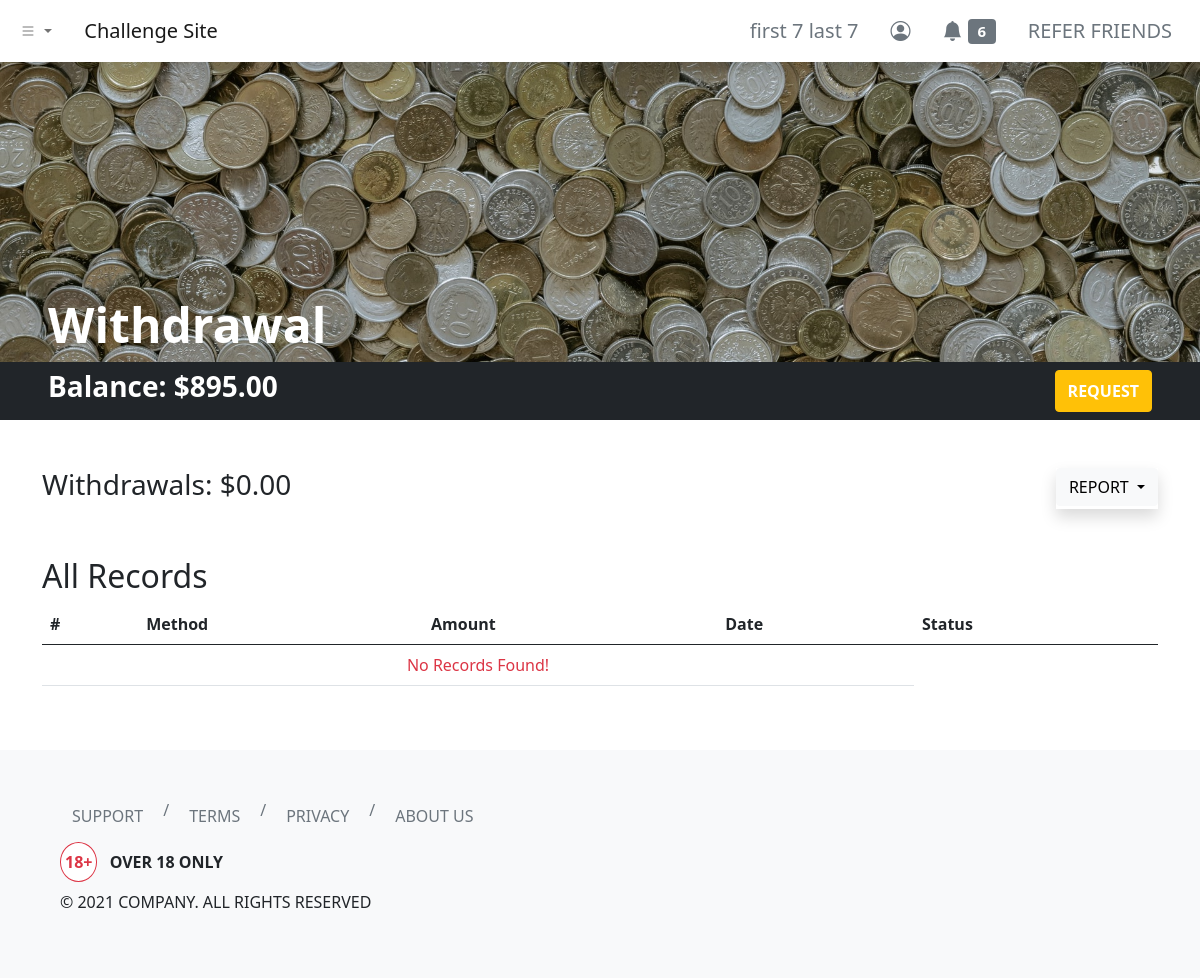
Page /dashboard/withdrawal/index.php (signed in) on the earlier database version.
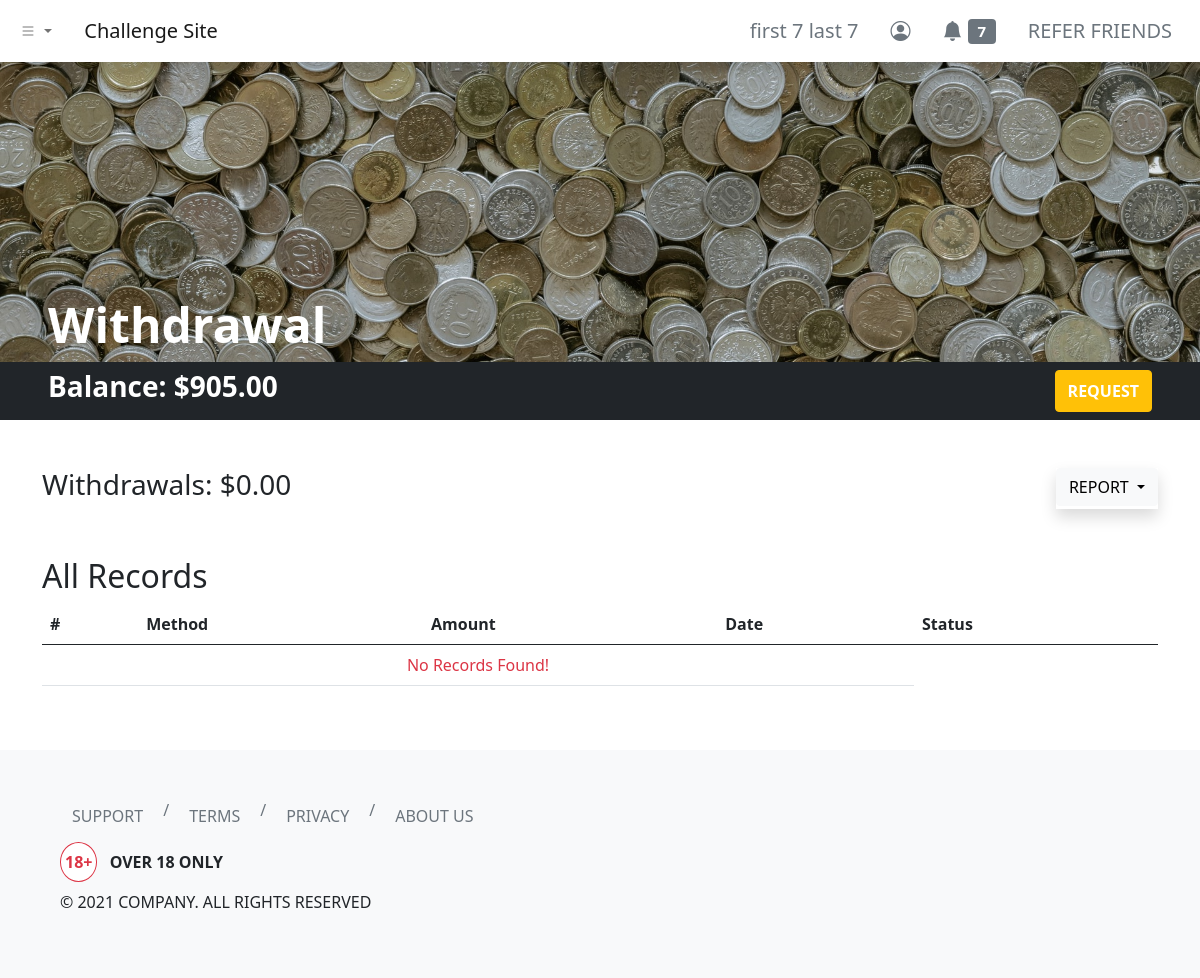
Same page on the later database version.
### tables this page shows
CREATE TABLE `users` (
  `id` int(11) NOT NULL,
  `username` varchar(255) NOT NULL,
  `first_name` varchar(255) NOT NULL,
  `last_name` varchar(255) NOT NULL,
  `email` varchar(255) NOT NULL,
  `user_password` varchar(255) NOT NULL,
  `balance` decimal(65,30) UNSIGNED NOT NULL DEFAULT 0.000000000000000000000000000000,
  `skill_points` int(11) NOT NULL
);

### dashboard/withdrawal/index.php (the view, shortened to what the changed rows need)
<?php
include '../../header.php';
?>
<link rel="stylesheet" href="./index.css">
<div class="hero bg-dark d-flex align-items-end px-5">
    <h1 class="text-white display-5 fw-bold">Withdrawal</h1>
</div>
<div class="container-fluid bg-dark py-2 px-5">
    <div class="row">
        <div class="col d-flex justify-content-between">
            <h3 class="text-white fw-bold">Balance:
                <?php
                include_once '../../php-apis/db-config.php';
                $user_id = $_SESSION['id'];
                $sql3 = "SELECT * FROM users WHERE id=$user_id";
                $result3 = mysqli_query($conn, $sql3);
                if (mysqli_num_rows($result3) > 0) {
                    while ($row3 = mysqli_fetch_assoc($result3)) {
                        echo '$' . number_format($row3['balance'], 2, '.', '');
                    }
                } else {
                    header("Location: ../../php-apis/logout.php");
                    die();
                }
                ?>
            </h3>
            <button type="button" class="btn btn-warning text-uppercase text-white fw-bold" data-bs-toggle="modal" data-bs-target="#withdrawalModal">
                Request
            </button>
        </div>
    </div>
</div>
<div class="container my-5">
    <div class="row">
        <div class="col">
            <h2 class="text-capitalize"><?php echo (isset($_GET['report-filter']) && !empty($_GET['report-filter'])) ? (str_replace("-", " ", mysqli_real_escape_string($conn, clean_input($_GET['report-filter'])))) : ("All") ?> Records</h2>
            <table class="table">
                <thead>
                    <tr>
                        <th scope="col">#</th>
                        <th scope="col">Method</th>
                        <th scope="col">Amount</th>
                        <th scope="col">Date</th>
                        <th scope="col">Status</th>
                    </tr>
                </thead>
            </table>
        </div>
    </div>
</div>
<?php
include '../../footer.php';
?>

### header.php (shortened to what the changed rows need)
<?php
function urlPrefix()
{
    if (basename(getcwd()) === basename(__DIR__)) {
        return './';
    } elseif (basename(dirname(getcwd())) === basename(__DIR__)) {
        return '../';
    } elseif (basename(dirname(dirname(getcwd()))) === basename(__DIR__)) {
        return '../../';
    } elseif (basename(dirname(dirname(dirname(getcwd())))) === basename(__DIR__)) {
        return '../../../';
    } else {
        return './';
    }
}
?>
<!DOCTYPE html>
<html lang="en">
<head>
    <link href="https://cdn.jsdelivr.net/npm/bootstrap@5.0.0-beta2/dist/css/bootstrap.min.css" rel="stylesheet">
    <link rel="stylesheet" href="https://cdn.jsdelivr.net/npm/bootstrap-icons@1.3.0/font/bootstrap-icons.css">
</head>
<body>
    <nav class="navbar navbar-expand-sm navbar-light bg-white shadow">
        <div class="container-fluid">
            <div class="collapse navbar-collapse" id="navbarNavDropdown">
                <ul class="navbar-nav ms-auto">
                    <?php if (isset($_SESSION['id'])) { ?>
                        <li class="nav-item">
                            <a class="btn btn-lg btn-outline-secondary border-0" aria-current="page" href="<?php echo urlPrefix() . 'dashboard/profile/'; ?>">
                                <?php
                                include_once urlPrefix() . 'php-apis/db-config.php';
                                $user_id = $_SESSION['id'];
                                $sql = "SELECT * FROM users WHERE id=$user_id";
                                $result = mysqli_query($conn, $sql);
                                if (mysqli_num_rows($result) > 0) {
                                    while ($row = mysqli_fetch_assoc($result)) {
                                        echo $row['first_name'] . ' ' . $row['last_name'];
                                    }
                                } else {
                                    header("Location: " . urlPrefix() . "php-apis/logout.php");
                                    die();
                                }
                                ?>
                            </a>
                        </li>
                        <li class="nav-item">
                            <a class="btn btn-lg btn-outline-secondary border-0" aria-current="page" href="<?php echo urlPrefix() . 'dashboard/notifications/'; ?>">
                                <i class="bi bi-bell-fill"></i>
                                <span class="badge bg-secondary">
                                    <?php
                                    $sql2 = "SELECT COUNT(*) AS unread_notifs FROM notifications WHERE notif_for = $user_id AND notif_status = 'unread'";
                                    $result2 = mysqli_query($conn, $sql2);
                                    if (mysqli_num_rows($result2) > 0) {
                                        while ($row2 = mysqli_fetch_assoc($result2)) {
                                            echo $row2['unread_notifs'];
                                        }
                                    } else {
                                        echo "0";
                                    }
                                    ?>
                                </span>
                            </a>
                        </li>
                    <?php } else { ?>
                        <li class="nav-item">
                            <a class="btn btn-lg btn-outline-secondary border-0" aria-current="page" href="<?php echo urlPrefix() . 'login/'; ?>">ENTER</a>
                        </li>
                    <?php } ?>
                </ul>
            </div>
        </div>
    </nav>

Differences in the rows shown:
changed users "first 7": balance "895.00" → "905.00"
Other differences:
new list line: "7"
list line gone: "6"
